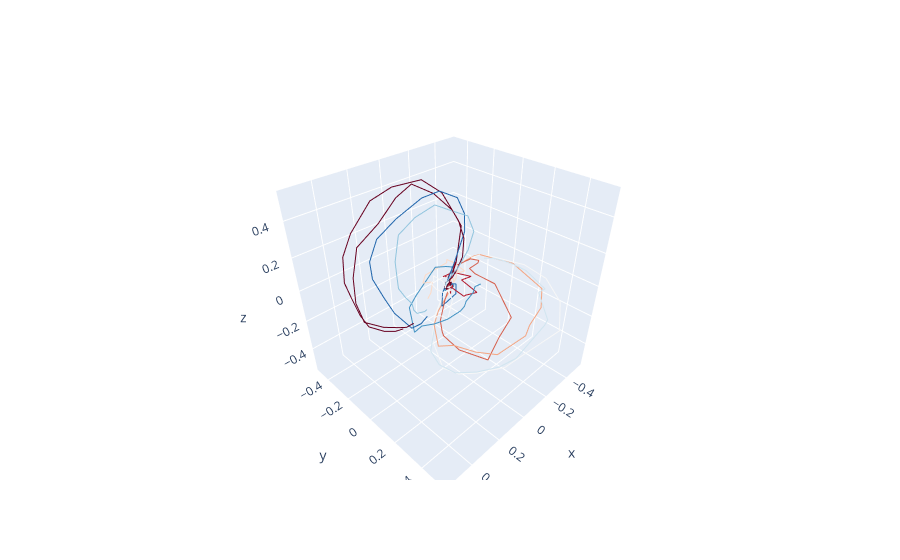

Notebook source saved alongside this figure:
### Code cell
fig = go.Figure()
num_time_points = Y.shape[-1]

color_scale = px.colors.diverging.RdBu 
for k in range(K):
    x = Y[k, 0, :]
    y = Y[k, 1, :]
    z = Y[k, 2, :]

    color_index = int(k / K * (len(color_scale) - 1))  # Scale the index to the length of the color scale

    fig.add_trace(go.Scatter3d(
        x=x,
        y=y,
        z=z,
        mode='lines',
        line=dict(color=color_scale[color_index]),
        showlegend=False
    ))

fig.show()
